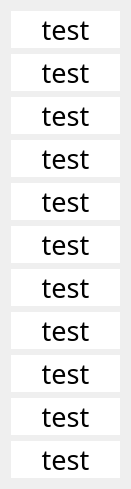
   <widget class="QWidget" name="layoutWidget_4">
    <property name="geometry">
     <rect>
      <x>1750</x>
      <y>430</y>
      <width>131</width>
      <height>431</height>
     </rect>
    </property>
    <layout class="QVBoxLayout" name="verticalLayout_9">
     <item>
      <widget class="QLabel" name="label_57">
       <property name="font">
        <font>
         <family>OCR A Extended</family>
         <pointsize>20</pointsize>
         <weight>50</weight>
         <italic>false</italic>
         <bold>false</bold>
        </font>
       </property>
       <property name="styleSheet">
        <string notr="true">background-color: rgb(255, 255, 255);
font: 20pt &quot;OCR A Extended&quot;;</string>
       </property>
       <property name="text">
        <string>test</string>
       </property>
       <property name="alignment">
        <set>Qt::AlignCenter</set>
       </property>
      </widget>
     </item>
     <item>
      <widget class="QLabel" name="label_58">
       <property name="font">
        <font>
         <family>OCR A Extended</family>
         <pointsize>20</pointsize>
         <weight>50</weight>
         <italic>false</italic>
         <bold>false</bold>
        </font>
       </property>
       <property name="styleSheet">
        <string notr="true">background-color: rgb(255, 255, 255);
font: 20pt &quot;OCR A Extended&quot;;</string>
       </property>
       <property name="text">
        <string>test</string>
       </property>
       <property name="alignment">
        <set>Qt::AlignCenter</set>
       </property>
      </widget>
     </item>
     <item>
      <widget class="QLabel" name="label_59">
       <property name="font">
        <font>
         <family>OCR A Extended</family>
         <pointsize>20</pointsize>
         <weight>50</weight>
         <italic>false</italic>
         <bold>false</bold>
        </font>
       </property>
       <property name="styleSheet">
        <string notr="true">background-color: rgb(255, 255, 255);
font: 20pt &quot;OCR A Extended&quot;;</string>
       </property>
       <property name="text">
        <string>test</string>
       </property>
       <property name="alignment">
        <set>Qt::AlignCenter</set>
       </property>
      </widget>
     </item>
     <item>
      <widget class="QLabel" name="label_60">
       <property name="font">
        <font>
         <family>OCR A Extended</family>
         <pointsize>20</pointsize>
         <weight>50</weight>
         <italic>false</italic>
         <bold>false</bold>
        </font>
       </property>
       <property name="styleSheet">
        <string notr="true">background-color: rgb(255, 255, 255);
font: 20pt &quot;OCR A Extended&quot;;</string>
       </property>
       <property name="text">
        <string>test</string>
       </property>
       <property name="alignment">
        <set>Qt::AlignCenter</set>
       </property>
      </widget>
     </item>
     <item>
      <widget class="QLabel" name="label_61">
       <property name="font">
        <font>
         <family>OCR A Extended</family>
         <pointsize>20</pointsize>
         <weight>50</weight>
         <italic>false</italic>
         <bold>false</bold>
        </font>
       </property>
       <property name="styleSheet">
        <string notr="true">background-color: rgb(255, 255, 255);
font: 20pt &quot;OCR A Extended&quot;;</string>
       </property>
       <property name="text">
        <string>test</string>
       </property>
       <property name="alignment">
        <set>Qt::AlignCenter</set>
       </property>
      </widget>
     </item>
     <item>
      <widget class="QLabel" name="label_62">
       <property name="font">
        <font>
         <family>OCR A Extended</family>
         <pointsize>20</pointsize>
         <weight>50</weight>
         <italic>false</italic>
         <bold>false</bold>
        </font>
       </property>
       <property name="styleSheet">
        <string notr="true">background-color: rgb(255, 255, 255);
font: 20pt &quot;OCR A Extended&quot;;</string>
       </property>
       <property name="text">
        <string>test</string>
       </property>
       <property name="alignment">
        <set>Qt::AlignCenter</set>
       </property>
      </widget>
     </item>
     <item>
      <widget class="QLabel" name="label_63">
       <property name="font">
        <font>
         <family>OCR A Extended</family>
         <pointsize>20</pointsize>
         <weight>50</weight>
         <italic>false</italic>
         <bold>false</bold>
        </font>
       </property>
       <property name="styleSheet">
        <string notr="true">background-color: rgb(255, 255, 255);
font: 20pt &quot;OCR A Extended&quot;;</string>
       </property>
       <property name="text">
        <string>test</string>
       </property>
       <property name="alignment">
        <set>Qt::AlignCenter</set>
       </property>
      </widget>
     </item>
     <item>
      <widget class="QLabel" name="label_64">
       <property name="font">
        <font>
         <family>OCR A Extended</family>
         <pointsize>20</pointsize>
         <weight>50</weight>
         <italic>false</italic>
         <bold>false</bold>
        </font>
       </property>
       <property name="styleSheet">
        <string notr="true">background-color: rgb(255, 255, 255);
font: 20pt &quot;OCR A Extended&quot;;</string>
       </property>
       <property name="text">
        <string>test</string>
       </property>
       <property name="alignment">
        <set>Qt::AlignCenter</set>
       </property>
      </widget>
     </item>
     <item>
      <widget class="QLabel" name="label_65">
       <property name="font">
        <font>
         <family>OCR A Extended</family>
         <pointsize>20</pointsize>
         <weight>50</weight>
         <italic>false</italic>
         <bold>false</bold>
        </font>
       </property>
       <property name="styleSheet">
        <string notr="true">background-color: rgb(255, 255, 255);
font: 20pt &quot;OCR A Extended&quot;;</string>
       </property>
       <property name="text">
        <string>test</string>
       </property>
       <property name="alignment">
        <set>Qt::AlignCenter</set>
       </property>
      </widget>
     </item>
     <item>
      <widget class="QLabel" name="label_66">
       <property name="font">
        <font>
         <family>OCR A Extended</family>
         <pointsize>20</pointsize>
         <weight>50</weight>
         <italic>false</italic>
         <bold>false</bold>
        </font>
       </property>
       <property name="styleSheet">
        <string notr="true">background-color: rgb(255, 255, 255);
font: 20pt &quot;OCR A Extended&quot;;</string>
       </property>
       <property name="text">
        <string>test</string>
       </property>
       <property name="alignment">
        <set>Qt::AlignCenter</set>
       </property>
      </widget>
     </item>
     <item>
      <widget class="QLabel" name="label_67">
       <property name="font">
        <font>
         <family>OCR A Extended</family>
         <pointsize>20</pointsize>
         <weight>50</weight>
         <italic>false</italic>
         <bold>false</bold>
        </font>
       </property>
       <property name="styleSheet">
        <string notr="true">background-color: rgb(255, 255, 255);
font: 20pt &quot;OCR A Extended&quot;;</string>
       </property>
       <property name="text">
        <string>test</string>
       </property>
       <property name="alignment">
        <set>Qt::AlignCenter</set>
       </property>
      </widget>
     </item>
    </layout>
   </widget>
